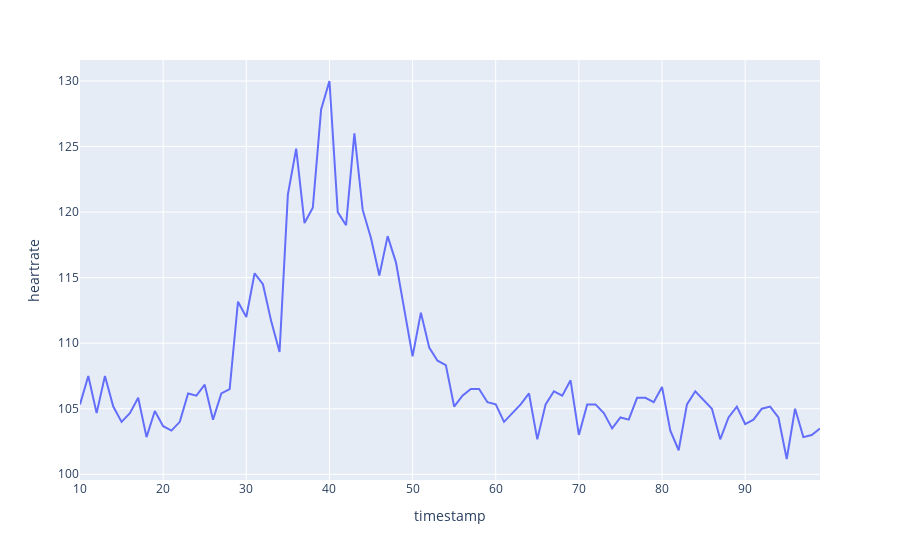

This figure's notebook cell:
### Code cell
mean_heartrate = df.groupby("timestamp", as_index=False)["heartrate"].mean()
px.line(mean_heartrate, x="timestamp", y="heartrate").show()

### Figure 1 — Plotly figure (JSON) as saved in the notebook; plotly's stock layout.template omitted (floating-point values rounded to 4 significant figures)
{"data": [{"hovertemplate": "timestamp=%{x}<br>heartrate=%{y}<extra></extra>", "legendgroup": "", "line": {"color": "#636efa", "dash": "solid"}, "marker": {"symbol": "circle"}, "mode": "lines", "name": "", "orientation": "v", "showlegend": false, "type": "scatter", "x": [10, 11, 12, 13, 14, 15, 16, 17, 18, 19, 20, 21, 22, 23, 24, 25, 26, 27, 28, 29, 30, 31, 32, 33, 34, 35, 36, 37, 38, 39, 40, 41, 42, 43, 44, 45, 46, 47, 48, 49, 50, 51, 52, 53, 54, 55, 56, 57, 58, 59, 60, 61, 62, 63, 64, 65, 66, 67, 68, 69, 70, 71, 72, 73, 74, 75, 76, 77, 78, 79, 80, 81, 82, 83, 84, 85, 86, 87, 88, 89, 90, 91, 92, 93, 94, 95, 96, 97, 98, 99], "xaxis": "x", "y": [105.3, 107.5, 104.7, 107.5, 105.2, 104, 104.7, 105.8, 102.8, 104.8, 103.7, 103.3, 104, 106.2, 106, 106.8, 104.2, 106.2, 106.5, 113.2, 112, 115.3, 114.5, 111.7, 109.3, 121.3, 124.8, 119.2, 120.3, 127.8, 130, 120, 119, 126, 120.2, 118, 115.2, 118.2, 116.2, 112.7, 109, 112.3, 109.7, 108.7, 108.3, 105.2, 106, 106.5, 106.5, 105.5, 105.3, 104, 104.7, 105.3, 106.2, 102.7, 105.3, 106.3, 106, 107.2, 103, 105.3, 105.3, 104.7, 103.5, 104.3, 104.2, 105.8, 105.8, 105.5, 106.7, 103.3, 101.8, 105.3, 106.3, 105.7, 105, 102.7, 104.3, 105.2, 103.8, 104.2, 105, 105.2, 104.3, 101.2, 105, 102.8, 103, 103.5], "yaxis": "y"}], "layout": {"autosize": true, "legend": {"tracegroupgap": 0}, "margin": {"t": 60}, "xaxis": {"anchor": "y", "autorange": true, "domain": [0, 1], "range": [10, 99], "title": {"text": "timestamp"}, "type": "linear"}, "yaxis": {"anchor": "x", "autorange": true, "domain": [0, 1], "range": [99.56, 131.6], "title": {"text": "heartrate"}, "type": "linear"}}}
